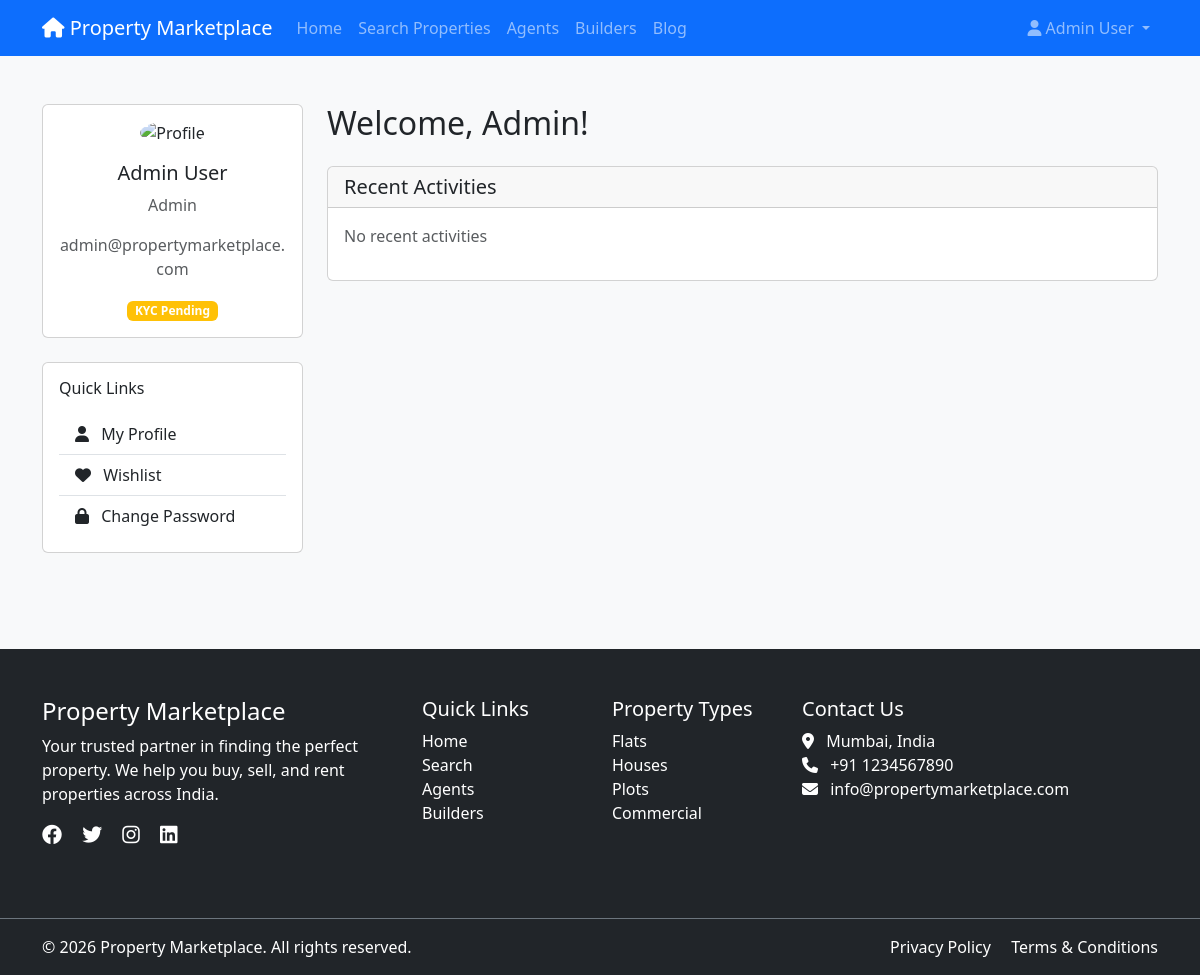
/dashboard.php (signed in), run on the app's committed database.
### tables this page shows
CREATE TABLE `users` (
  `id` int(11) NOT NULL AUTO_INCREMENT,
  `email` varchar(255) NOT NULL,
  `password` varchar(255) NOT NULL,
  `first_name` varchar(100) NOT NULL,
  `last_name` varchar(100) NOT NULL,
  `phone` varchar(20) DEFAULT NULL,
  `role` enum('buyer','seller','agent','builder','admin') NOT NULL DEFAULT 'buyer',
  `profile_image` varchar(255) DEFAULT NULL,
  `date_of_birth` date DEFAULT NULL,
  `gender` enum('male','female','other') DEFAULT NULL,
  `address` text DEFAULT NULL,
  `city` varchar(100) DEFAULT NULL,
  `state` varchar(100) DEFAULT NULL,
  `country` varchar(100) DEFAULT 'India',
  `pincode` varchar(10) DEFAULT NULL,
  `aadhaar_number` varchar(12) DEFAULT NULL,
  `aadhaar_document` varchar(255) DEFAULT NULL,
  `pan_number` varchar(10) DEFAULT NULL,
  `pan_document` varchar(255) DEFAULT NULL,
  `kyc_verified` enum('pending','approved','rejected') DEFAULT 'pending',
  `kyc_rejection_reason` text DEFAULT NULL,
  `email_verified` tinyint(1) DEFAULT 0,
  `email_otp` varchar(6) DEFAULT NULL,
  `otp_expiry` datetime DEFAULT NULL,
  `account_status` enum('active','inactive','suspended','deleted') DEFAULT 'active',
  `is_verified` tinyint(1) DEFAULT 0,
  `verification_badge` enum('none','verified_owner','verified_agent','verified_builder') DEFAULT 'none',
  `last_login` datetime DEFAULT NULL,
  `login_attempts` int(11) DEFAULT 0,
  `locked_until` datetime DEFAULT NULL,
  `two_factor_enabled` tinyint(1) DEFAULT 0,
  `two_factor_secret` varchar(255) DEFAULT NULL,
  `created_at` timestamp NOT NULL DEFAULT CURRENT_TIMESTAMP,
  `updated_at` timestamp NOT NULL DEFAULT CURRENT_TIMESTAMP ON UPDATE CURRENT_TIMESTAMP,
  PRIMARY KEY (`id`),
  UNIQUE KEY `email` (`email`),
  KEY `role` (`role`),
  KEY `account_status` (`account_status`)
);

### includes/functions.php (called while the page is built, shortened)
<?php
require_once __DIR__ . '/../config/database.php';
function isLoggedIn() {
    return isset($_SESSION['user_id']);
}
function getCurrentUserId() {
    return $_SESSION['user_id'] ?? null;
}
function getCurrentUser() {
    global $conn;
    $user_id = getCurrentUserId();
    $stmt = $conn->prepare("SELECT * FROM users WHERE id = ?");
    $stmt->execute([$user_id]);
    return $stmt->fetch();
}
function isBuilder() {
    $user = getCurrentUser();
    return $user && $user['role'] === 'builder';
}
?>

### dashboard.php (the view, shortened to what this page needs)
<?php
require_once __DIR__ . '/config/database.php';
require_once BASE_PATH . 'includes/functions.php';
$user = getCurrentUser();
$stmt = $conn->prepare("SELECT * FROM activity_logs WHERE user_id = ? ORDER BY created_at DESC LIMIT 10");
$stmt->execute([$user['id']]);
$recentActivities = $stmt->fetchAll();
?>
<!DOCTYPE html>
<html lang="en">
<head>
    <link href="https://cdn.jsdelivr.net/npm/bootstrap@5.3.0/dist/css/bootstrap.min.css" rel="stylesheet">
    <link rel="stylesheet" href="https://cdnjs.cloudflare.com/ajax/libs/font-awesome/6.4.0/css/all.min.css">
    <link rel="stylesheet" href="<?php echo BASE_URL; ?>assets/css/style.css">
</head>
<body>
    <?php include BASE_PATH . 'includes/header.php'; ?>
    <div class="container py-5">
        <div class="row">
            <div class="col-md-3">
                <div class="card mb-4">
                    <div class="card-body text-center">
                        <img src="<?php echo $user['profile_image'] ? BASE_URL . $user['profile_image'] : BASE_URL . 'assets/images/default-avatar.png'; ?>"
                             class="rounded-circle mb-3" width="100" height="100" alt="Profile">
                        <h5><?php echo $user['first_name'] . ' ' . $user['last_name']; ?></h5>
                        <p class="text-muted"><?php echo ucfirst($user['role']); ?></p>
                        <p class="text-muted"><?php echo $user['email']; ?></p>
                        <?php if ($user['kyc_verified'] === 'approved'): ?>
                            <span class="badge bg-success">KYC Verified</span>
                        <?php elseif ($user['kyc_verified'] === 'pending'): ?>
                            <span class="badge bg-warning">KYC Pending</span>
                        <?php else: ?>
                            <span class="badge bg-secondary">KYC Not Submitted</span>
                        <?php endif; ?>
                    </div>
                </div>
                <div class="card">
                    <div class="card-body">
                        <h6 class="card-title mb-3">Quick Links</h6>
                        <div class="list-group list-group-flush">
                            <a href="<?php echo BASE_URL; ?>profile.php" class="list-group-item list-group-item-action">
                                <i class="fas fa-user me-2"></i> My Profile
                            </a>
                            <a href="<?php echo BASE_URL; ?>wishlist.php" class="list-group-item list-group-item-action">
                                <i class="fas fa-heart me-2"></i> Wishlist
                            </a>
                            <?php if (isBuilder()): ?>
                                <a href="<?php echo BASE_URL; ?>builder/dashboard.php" class="list-group-item list-group-item-action">
                                    <i class="fas fa-hard-hat me-2"></i> Builder Dashboard
                                </a>
                            <?php endif; ?>
                            <a href="<?php echo BASE_URL; ?>change-password.php" class="list-group-item list-group-item-action">
                                <i class="fas fa-lock me-2"></i> Change Password
                            </a>
                        </div>
                    </div>
                </div>
            </div>
            <div class="col-md-9">
                <h2 class="mb-4">Welcome, <?php echo $user['first_name']; ?>!</h2>
                <div class="card">
                    <div class="card-header">
                        <h5 class="mb-0">Recent Activities</h5>
                    </div>
                    <div class="card-body">
                        <?php if (empty($recentActivities)): ?>
                            <p class="text-muted">No recent activities</p>
                        <?php endif; ?>
                    </div>
                </div>
            </div>
        </div>
    </div>
    <?php include BASE_PATH . 'includes/footer.php'; ?>
</body>
</html>

### assets/css/style.css (style rules this page uses)
:root { --primary-color: #0d6efd; --secondary-color: #6c757d; --success-color: #198754; --danger-color: #dc3545; --warning-color: #ffc107; --info-color: #0dcaf0; --light-color: #f8f9fa; --dark-color: #212529; }
body { font-family: 'Segoe UI', Tahoma, Geneva, Verdana, sans-serif; background-color: #f8f9fa; }

### data on the page
users: first_name "Admin", last_name "User", role "Admin", email "admin@propertymarketplace.com"

### other printed values
SITE_NAME "Property Marketplace"
$_SESSION['user_name'] "Admin User"
